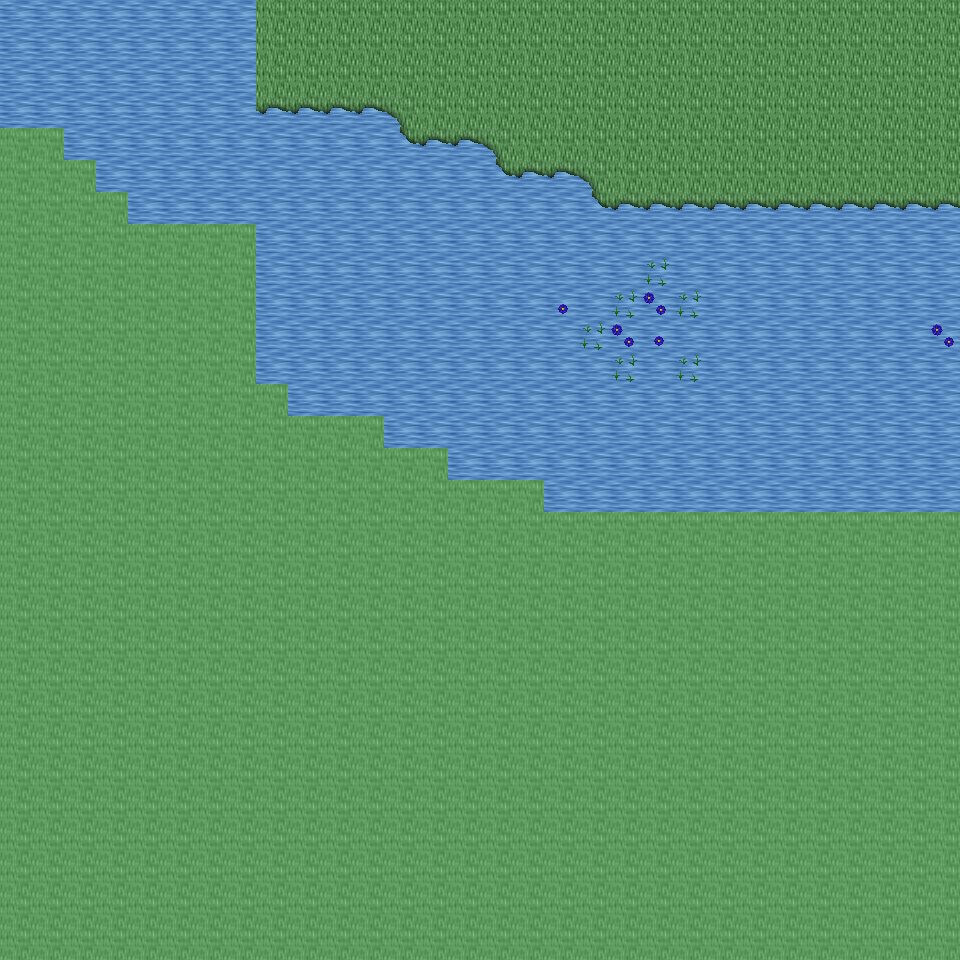

This is a level from a 2D game, rendered from its Tiled map with the project's own tilesets. A one-line summary and the map file follow, with tile-layer data summarised:
An orthogonal 30x30 tile map with 32x32 px tiles, 6 tile layers (Ground, Object, Object2, Above, ...), 24 tilesets and 2 objects (2x mapExit).

<map version="1.0" orientation="orthogonal" renderorder="right-down" width="30" height="30" tilewidth="32" tileheight="32" nextobjectid="3">
  <tileset firstgid="1" name="tileset_ground_ground" tilewidth="32" tileheight="32" tilecount="33" columns="3">
    <image source="../drawable/tileset_ground_ground.png" width="96" height="352" />
  </tileset>
  <tileset firstgid="34" name="tileset_ground_ridge_earth_dark" tilewidth="32" tileheight="32" tilecount="96" columns="12">
    <image source="../drawable/tileset_ground_ridge_earth_dark.png" width="384" height="256" />
  </tileset>
  <tileset firstgid="130" name="tileset_ground_grass_edges" tilewidth="32" tileheight="32" tilecount="36" columns="12">
    <image source="../drawable/tileset_ground_grass_edges.png" width="384" height="96" />
  </tileset>
  <tileset firstgid="166" name="tileset_ground_water_pool" tilewidth="32" tileheight="32" tilecount="72" columns="3">
    <image source="../drawable/tileset_ground_water_pool.png" width="96" height="768" />
  </tileset>
  <tileset firstgid="238" name="tileset_plant_flower_daisy_white" tilewidth="32" tileheight="32" tilecount="8" columns="2">
    <image source="../drawable/tileset_plant_flower_daisy_white.png" width="64" height="128" />
  </tileset>
  <tileset firstgid="246" name="tileset_ground_rock_pebbles" tilewidth="32" tileheight="32" tilecount="3" columns="1">
    <image source="../drawable/tileset_ground_rock_pebbles.png" width="32" height="96" />
  </tileset>
  <tileset firstgid="249" name="tileset_plant_grasses" tilewidth="32" tileheight="32" tilecount="6" columns="3">
    <image source="../drawable/tileset_plant_grasses.png" width="96" height="64" />
  </tileset>
  <tileset firstgid="255" name="tileset_plant_flower_daisy_yellow" tilewidth="32" tileheight="32" tilecount="8" columns="2">
    <image source="../drawable/tileset_plant_flower_daisy_yellow.png" width="64" height="128" />
  </tileset>
  <tileset firstgid="263" name="tileset_ground_grass_corners" tilewidth="32" tileheight="32" tilecount="24" columns="6">
    <image source="../drawable/tileset_ground_grass_corners.png" width="192" height="128" />
  </tileset>
  <tileset firstgid="287" name="tileset_plant_tree_tree_darkgreen" tilewidth="32" tileheight="32" tilecount="88" columns="8">
    <image source="../drawable/tileset_plant_tree_tree_darkgreen.png" width="256" height="352" />
  </tileset>
  <tileset firstgid="375" name="tileset_plant_flower_daisy_blue" tilewidth="32" tileheight="32" tilecount="8" columns="2">
    <image source="../drawable/tileset_plant_flower_daisy_blue.png" width="64" height="128" />
  </tileset>
  <tileset firstgid="383" name="tileset_plant_flower_daisy_red" tilewidth="32" tileheight="32" tilecount="8" columns="2">
    <image source="../drawable/tileset_plant_flower_daisy_red.png" width="64" height="128" />
  </tileset>
  <tileset firstgid="391" name="tileset_ground_earth_edges" tilewidth="32" tileheight="32" tilecount="18" columns="6">
    <image source="../drawable/tileset_ground_earth_edges.png" width="192" height="96" />
  </tileset>
  <tileset firstgid="409" name="tileset_ground_water_waterfall" tilewidth="32" tileheight="32" tilecount="120" columns="8">
    <image source="../drawable/tileset_ground_water_waterfall.png" width="256" height="480" />
  </tileset>
  <tileset firstgid="529" name="tileset_logic_creature_elf" tilewidth="32" tileheight="32" tilecount="16" columns="8">
    <image source="../drawable/tileset_logic_creature_elf.png" width="256" height="64" />
  </tileset>
  <tileset firstgid="545" name="tileset_logic_item_resources" tilewidth="32" tileheight="32" tilecount="6" columns="6">
    <image source="../drawable/tileset_logic_item_resources.png" width="192" height="32" />
  </tileset>
  <tileset firstgid="551" name="tileset_logic_creature_animal" tilewidth="32" tileheight="32" tilecount="32" columns="8">
    <image source="../drawable/tileset_logic_creature_animal.png" width="256" height="128" />
  </tileset>
  <tileset firstgid="583" name="tileset_logic_collision" tilewidth="32" tileheight="32" tilecount="1" columns="1">
    <image source="../drawable/tileset_logic_collision.png" width="32" height="32" />
  </tileset>
  <tileset firstgid="584" name="tileset_object_suspension_bridge" tilewidth="32" tileheight="32" tilecount="24" columns="3">
    <image source="../drawable/tileset_object_suspension_bridge.png" width="96" height="256" />
  </tileset>
  <tileset firstgid="608" name="tileset_logic_creature_elemental" tilewidth="32" tileheight="32" tilecount="16" columns="8">
    <image source="../drawable/tileset_logic_creature_elemental.png" width="256" height="64" />
  </tileset>
  <tileset firstgid="624" name="tileset_ground_rock_rocks_3" tilewidth="32" tileheight="32" tilecount="16" columns="4">
    <image source="../drawable/tileset_ground_rock_rocks_3.png" width="128" height="128" />
  </tileset>
  <tileset firstgid="640" name="tileset_object_rotating_crystal" tilewidth="32" tileheight="32" tilecount="48" columns="8">
    <image source="../drawable/tileset_object_rotating_crystal.png" width="256" height="192" />
  </tileset>
  <tileset firstgid="688" name="tileset_light_white_1x1" tilewidth="32" tileheight="32" tilecount="1" columns="1">
    <image source="../drawable/tileset_light_white_1x1.png" width="32" height="32" />
  </tileset>
  <tileset firstgid="689" name="tileset_light_light_5x5" tilewidth="32" tileheight="32" tilecount="25" columns="5">
    <image source="../drawable/tileset_light_light_5x5.png" width="160" height="160" />
  </tileset>
  <layer name="Ground" width="30" height="30">
    <data>[900 cells, 900 non-empty, 3 distinct tile ids]</data>
  </layer>
  <layer name="Object" width="30" height="30">
    <data>[900 cells, 66 non-empty, 8 distinct tile ids]</data>
  </layer>
  <layer name="Object2" width="30" height="30">
    <data>[900 cells, 0 non-empty, 0 distinct tile ids]</data>
  </layer>
  <layer name="Above" width="30" height="30">
    <data>[900 cells, 0 non-empty, 0 distinct tile ids]</data>
  </layer>
  <layer name="Above2" width="30" height="30">
    <data>[900 cells, 0 non-empty, 0 distinct tile ids]</data>
  </layer>
  <layer name="Walkable" width="30" height="30">
    <data>[900 cells, 521 non-empty, 1 distinct tile ids]</data>
  </layer>
  <objectgroup name="MapEvents">
    <object id="1" name="north" type="mapExit" x="0" y="0" width="960" height="32">
      <properties>
        <property name="map" value="level_0_x140_y95" />
        <property name="x" value="0" />
        <property name="y" value="28" />
      </properties>
    </object>
    <object id="2" name="west" type="mapExit" x="0" y="0" width="32" height="128">
      <properties>
        <property name="map" value="level_0_x139_y96" />
        <property name="x" value="28" />
        <property name="y" value="0" />
      </properties>
    </object>
  </objectgroup>
</map>
